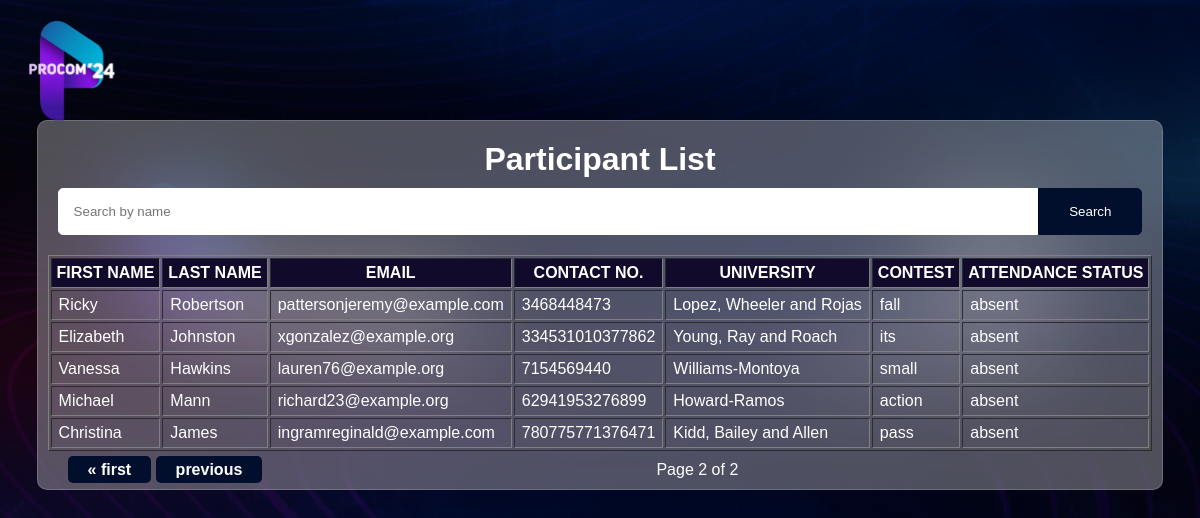
Before: /participants/?page=20 with the older database file.
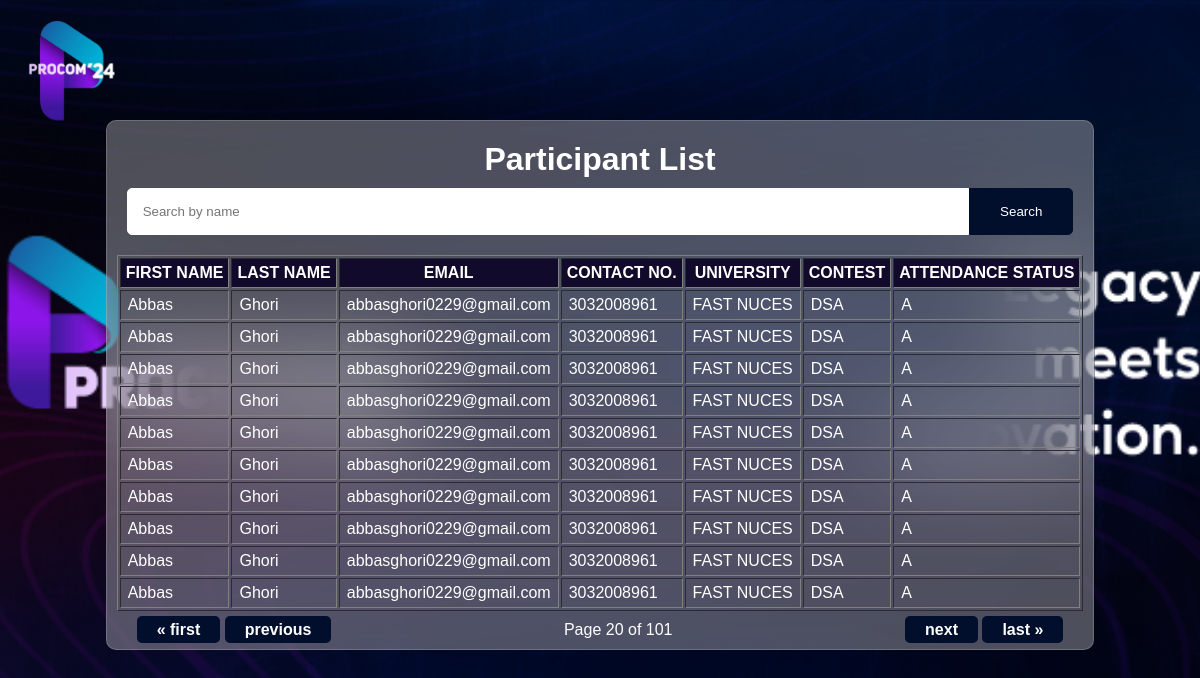
After: the same page with the newer database file.
### registration/models.py (models this page shows, shortened)
class Participants(models.Model):
    participantID = models.AutoField(primary_key=True)
    firstname = models.CharField(max_length=255)
    lastname = models.CharField(max_length=255)
    email = models.EmailField()
    phonenumber = models.CharField(max_length=20)
    universityname = models.CharField(max_length=255)
    contestname = models.CharField(max_length=255)
    age = models.PositiveIntegerField()
    attendanceStatus = models.CharField(max_length=255, default='A')

### registration/views.py (the view)
# urls.py: path('participants/', participant_list, name='participant_list'),
def participant_list(request):
    search_query = request.GET.get('search', '')
    page = request.GET.get('page', 1)
    if search_query:
        search_terms = search_query.split()
        first_name_q = Q()
        last_name_q = Q()
        for term in search_terms:
            first_name_q |= Q(firstname__icontains=term)
            last_name_q |= Q(lastname__icontains=term)
        participants = Participants.objects.filter(first_name_q | last_name_q)
    else:
        participants = Participants.objects.all()
    paginator = Paginator(participants, 10)  # Show 10 participants per page
    try:
        participants = paginator.page(page)
    except PageNotAnInteger:
        participants = paginator.page(1)
    except EmptyPage:
        participants = paginator.page(paginator.num_pages)
    context = {'participants': participants, 'search_query': search_query}
    return render(request, 'participant_list.html', context)

### registration/templates/participant_list.html (shortened to what this page needs)
{% load static %}
<!DOCTYPE html>
<html lang="en">
  <head>
    <link href='https://unpkg.com/boxicons@2.1.4/css/boxicons.min.css' rel='stylesheet'>
    <link rel="stylesheet" href="{% static 'style.css' %}" />
  </head>
  <body>
    <div class="outerdiv">
      <a class="logo" href="{% url 'home' %}">
        <img src="{% static 'logo.png' %}" alt="logo" class="logoimg" />
      </a>
      <div class="innerdiv">
        <h1 class="mainhead">
          Participant List
        </h1>
        <form method="get" action="{% url 'participant_list' %}" class="search-form">
            <input type="text" name="search" placeholder="Search by name" value="{{ search_query }}" />
            <button type="submit">Search</button>
        </form>
        <div class="table">
        <table border="1" class="datatable">
          <thead>
            <tr>
              <th class="tabheadings">First Name</th>
              <th class="tabheadings">Last Name</th>
              <th class="tabheadings">Email</th>
              <th class="tabheadings">Contact NO.</th>
              <th class="tabheadings">University</th>
              <th class="tabheadings">Contest</th>
              <th class="tabheadings">Attendance Status</th>
            </tr>
          </thead>
          <tbody>
            {% for participant in participants|slice:":10" %}
            <tr>
              <td>{{ participant.firstname }}</td>
              <td>{{ participant.lastname }}</td>
              <td>{{ participant.email }}</td>
              <td>{{ participant.phonenumber }}</td>
              <td>{{ participant.universityname }}</td>
              <td>{{ participant.contestname }}</td>
              <td>{{ participant.attendanceStatus }}</td>
            </tr>
            {% endfor %}
          </tbody>
        </table>
      </div>
        <div class="pagination">
          <span class="step-links">
            <div class="firstprev">
              {% if participants.has_previous %}
                  <a class="pagebutton" href="?page=1">&laquo; first</a>
                  <a class="pagebutton" href="?page={{ participants.previous_page_number }}">previous</a>
              {% endif %}
            </div>
              <span class="current">
                  Page {{ participants.number }} of {{ participants.paginator.num_pages }}
              </span>
            <div class="nextlast">
              {% if participants.has_next %}
                  <a class="pagebutton" href="?page={{ participants.next_page_number }}">next</a>
                  <a class="pagebutton" href="?page={{ participants.paginator.num_pages }}">last &raquo;</a>
              {% endif %}
            </div>
          </span>
      </div>
      </div>
    </div>
  </body>
</html>

### registration/templates/static/style.css (style rules this page uses)
body { margin: 0; padding: 0; background-color: #333; background: url(background2.png) center/cover; font-family: Trebuchet MS, sans-serif; }
.outerdiv { display: flex; justify-content: center; position: relative; z-index: 1; }
.logo { position: absolute; top: 20px; left: 20px; z-index: 5; }
.logoimg { width: 100px; height: auto; }
.innerdiv { z-index: 2; margin-top: 15vh; margin-bottom: 8vh; background: rgba( 255, 255, 255, 0.3); padding: 0px 10px; backdrop-filter: blur( 50px ); -webkit-backdrop-filter: blur( 50px ); border: 1px solid rgba( 255, 255, 255, 0.18 ); border-radius: 10px; }
.mainhead { text-align: center; color: #fff; margin: 10px; margin-top: 20px; }
.datatable { color: #fff; }
.tabheadings { background-color: #110a2a; text-transform: uppercase; padding: 5px; }
a { color: #fff; }
td { padding: 5px 7px; }
.pagination { display: flex; justify-content: center; }
.step-links { width: 100%; display: flex; justify-content: space-between; padding: 10px 20px; }
.current { color: #fff; }
.pagebutton { padding: 5px 20px; font-size: 16px; font-weight: bold; text-align: center; text-decoration: none; background-color: #010f2d; color: #fff; border-radius: 5px; cursor: pointer; transition: background-color 0.3s; }
.search-form { margin: 10px; margin-bottom: 20px; display: flex; align-items: center; }
.search-form input[type="text"] { flex-grow: 1; padding: 15px; border: 1px solid #fff; border-radius: 5px 0 0 5px; font-family: Trebuchet MS, sans-serif; }
.search-form button { padding: 15px 30px; background-color: #010f2d; color: #fff; border: 1px solid #010f2d; border-radius: 0 5px 5px 0; cursor: pointer; font-family: Trebuchet MS, sans-serif; }

Changed rows visible on the page:
no longer on this page (row unchanged): Participants: firstname "Ricky", lastname "Robertson", email "pattersonjeremy@example.com", phonenumber "3468448473", universityname "Lopez, Wheeler and Rojas", contestname "fall", attendanceStatus "absent"
no longer on this page (row unchanged): Participants: firstname "Elizabeth", lastname "Johnston", email "xgonzalez@example.org", phonenumber "334531010377862", universityname "Young, Ray and Roach", contestname "its", attendanceStatus "absent"
no longer on this page (row unchanged): Participants: firstname "Vanessa", lastname "Hawkins", email "lauren76@example.org", phonenumber "7154569440", universityname "Williams-Montoya", contestname "small", attendanceStatus "absent"
no longer on this page (row unchanged): Participants: firstname "Michael", lastname "Mann", email "richard23@example.org", phonenumber "62941953276899", universityname "Howard-Ramos", contestname "action", attendanceStatus "absent"
no longer on this page (row unchanged): Participants: firstname "Christina", lastname "James", email "ingramreginald@example.com", phonenumber "780775771376471", universityname "Kidd, Bailey and Allen", contestname "pass", attendanceStatus "absent"
added Participants: firstname "Abbas", lastname "Ghori", email "abbasghori0229@gmail.com", phonenumber "3032008961", universityname "FAST NUCES", contestname "DSA", attendanceStatus "A"
added Participants: firstname "Abbas", lastname "Ghori", email "abbasghori0229@gmail.com", phonenumber "3032008961", universityname "FAST NUCES", contestname "DSA", attendanceStatus "A"
added Participants: firstname "Abbas", lastname "Ghori", email "abbasghori0229@gmail.com", phonenumber "3032008961", universityname "FAST NUCES", contestname "DSA", attendanceStatus "A"
added Participants: firstname "Abbas", lastname "Ghori", email "abbasghori0229@gmail.com", phonenumber "3032008961", universityname "FAST NUCES", contestname "DSA", attendanceStatus "A"
added Participants: firstname "Abbas", lastname "Ghori", email "abbasghori0229@gmail.com", phonenumber "3032008961", universityname "FAST NUCES", contestname "DSA", attendanceStatus "A"
added Participants: firstname "Abbas", lastname "Ghori", email "abbasghori0229@gmail.com", phonenumber "3032008961", universityname "FAST NUCES", contestname "DSA", attendanceStatus "A"
added Participants: firstname "Abbas", lastname "Ghori", email "abbasghori0229@gmail.com", phonenumber "3032008961", universityname "FAST NUCES", contestname "DSA", attendanceStatus "A"
added Participants: firstname "Abbas", lastname "Ghori", email "abbasghori0229@gmail.com", phonenumber "3032008961", universityname "FAST NUCES", contestname "DSA", attendanceStatus "A"
added Participants: firstname "Abbas", lastname "Ghori", email "abbasghori0229@gmail.com", phonenumber "3032008961", universityname "FAST NUCES", contestname "DSA", attendanceStatus "A"
added Participants: firstname "Abbas", lastname "Ghori", email "abbasghori0229@gmail.com", phonenumber "3032008961", universityname "FAST NUCES", contestname "DSA", attendanceStatus "A"
Other visible differences:
{{ participants.number }}: "2" → "20"
{{ participants.paginator.num_pages }}: "2" → "101"
text now shown: "next last »"
